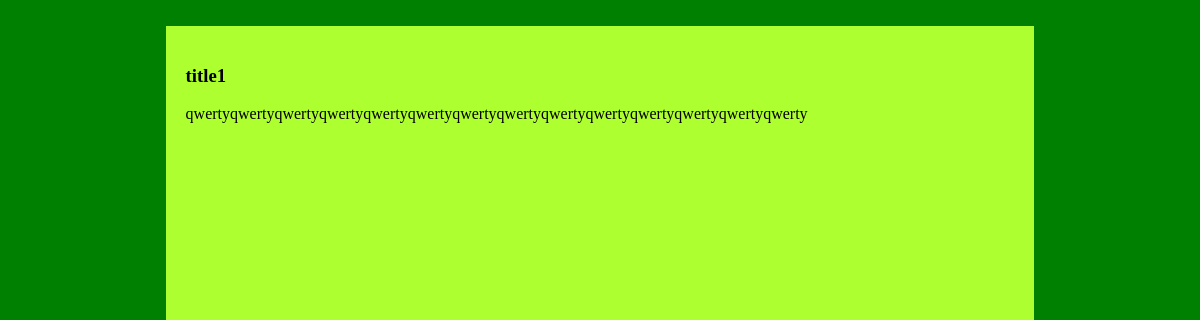
Page /single_article.php?id=1 on the committed database.
### tables this page shows
CREATE TABLE IF NOT EXISTS `articles` (
  `id` int(11) NOT NULL AUTO_INCREMENT,
  `title` varchar(255) NOT NULL,
  `text` text NOT NULL,
  PRIMARY KEY (`id`)
);

### single_article.php (called while the page is built)
<?php
include 'connect_bd.php';
include 'functions.php';
$mysqli = connect();
$id = $_GET["id"];
$mydata = take1($mysqli,$id);
include 'single_view.php';
?>

### functions.php (called while the page is built, shortened)
<?php
function take1($mysqli,$id)
{
    $result = mysqli_query($mysqli, "SELECT id, title, text FROM articles WHERE id=$id")
           or die(mysqli_error());
    $row = mysqli_fetch_assoc($result);
    return $row;
}
?>

### single_view.php (the view, shortened to what this page needs)
<html>
    <head>
        <link href="style.css" rel="stylesheet" type="text/css"/>
    </head>
    <body>
        <div class="content">
            <h3><?=$mydata['title']?></h3>
            <p><?=$mydata['text']?></p>
        </div>
    </body>
</html>

### style.css (style rules this page uses)
html, body { background: green; }
.content { padding-top: 20px; padding-bottom: 20px; padding: 20px; margin: auto; width: 70%; height: 100%; background: greenyellow; }

### rows in the picture
articles: title "title1", text "qwertyqwertyqwertyqwertyqwertyqwertyqwertyqwertyqwertyqwertyqwertyqwertyqwertyqwerty"
